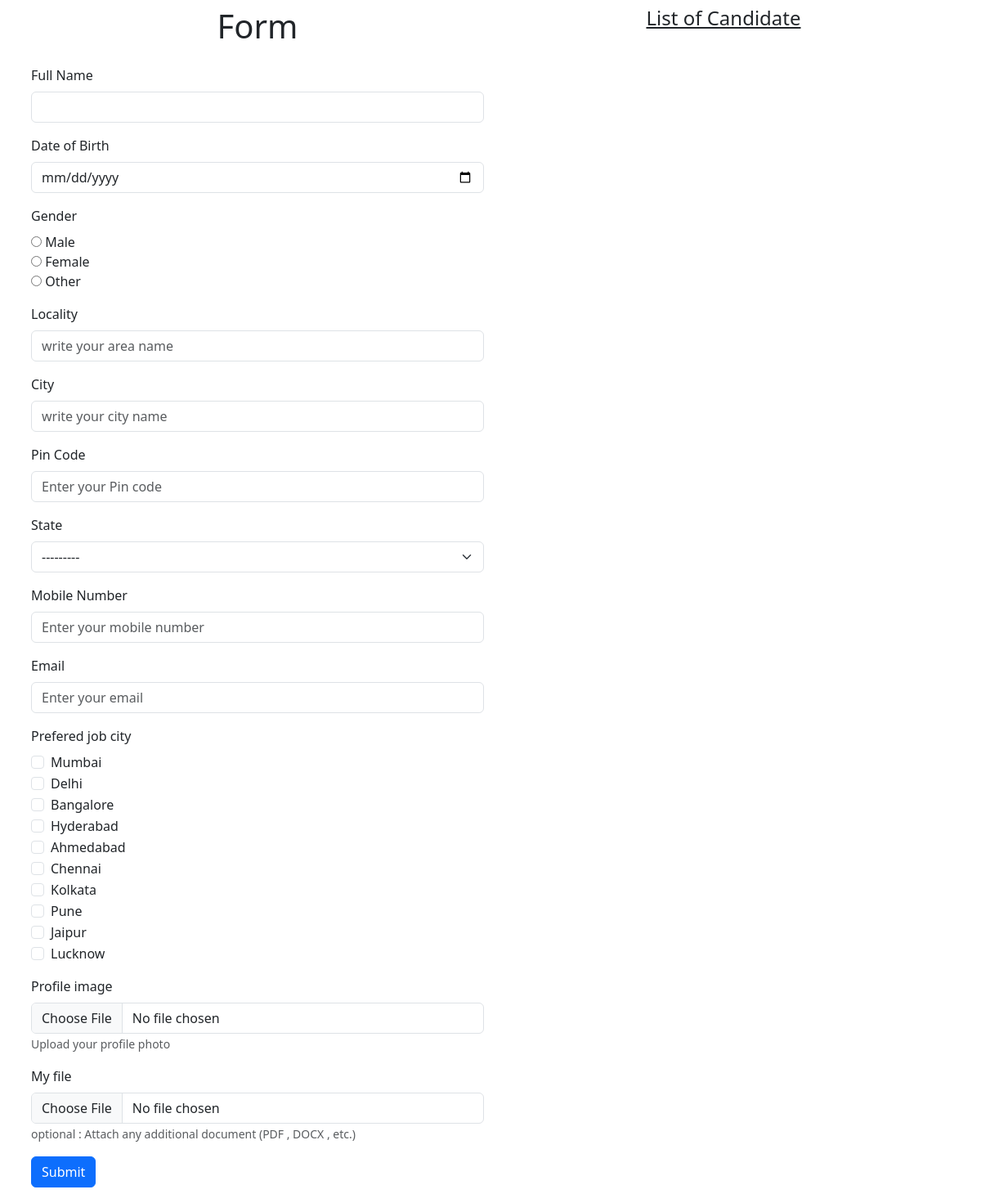
Before: / with the older database file.
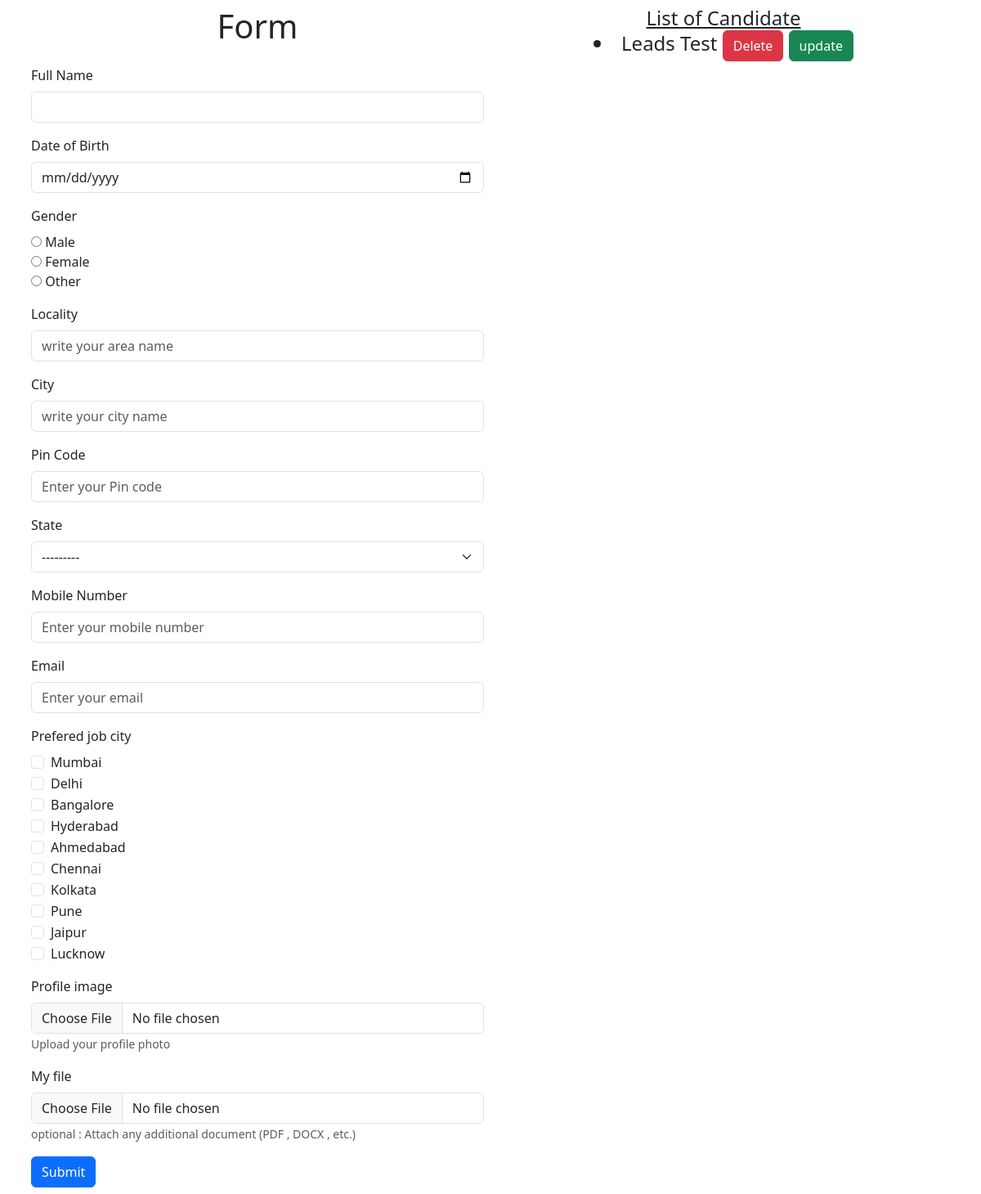
After: the same page with the newer database file.
### student/models.py (models this page shows)
class Profile (models.Model):
    name = models.CharField(max_length=100)
    dob = models.DateField(auto_now=False , auto_now_add=False)
    gender = models.CharField(max_length=1)
    locality = models.CharField(max_length=100)
    city = models.CharField(max_length=100)
    pin = models.PositiveIntegerField(help_text='Enter 6 digit pin code' , validators=[validate_pin_length])
    state = models.CharField(
            max_length=2,
            choices=INDIAN_STATES,
            help_text="Select your state",
        )
    mobile = models.CharField(max_length=10 , help_text='Enter 10 digit mobile number' , validators=[RegexValidator(regex = r'^\d{10}$')] )
    email = models.EmailField()
    job_city = models.CharField(max_length=50)
    profile_image = models.ImageField(upload_to='profileimage', blank=True)
    my_file = models.FileField(upload_to='doc' , blank=True)

### student/views.py (the view)
# urls.py: 2. Add a URL to urlpatterns:  path('', views.home, name='home')
def home(request):
    if request.method == "POST":
        try :
            form = ProfileForms(request.POST, request.FILES)
            if form.is_valid():
                form.save()
                return redirect('home')
        except Exception as e :
            return HttpResponse(f"The Error is encounter {e}")
    else :
        form = ProfileForms()
        data = Profile.objects.all()
        return render(request, 'student/home.html', {'form': form , 'data' : data})

### student/templates/student/home.html (shortened to what this page needs)
{% extends "student/base.html" %}
{% block left-content %}
<h1 class="text-center mb-4">Form</h1>
<form action="" method="post" enctype="multipart/form-data">
  <div class="mb-3">
    <label for="{{ form.name.id_for_label }}" class="form-label">
      {{ form.name.label }}
    </label>
    {{ form.name }}
  </div>
  <div class="mb-3">
    <label for="{{ form.dob.id_for_label }}" class="form-label">
      {{ form.dob.label }}
    </label>
    {{ form.dob }}
  </div>
  <div class="mb-3">
    <label for="{{ form.gender.id_for_label }}" class="form-label">
      {{ form.gender.label }}
    </label>
    {{ form.gender }}
  </div>
  <div class="mb-3">
    <label for="{{ form.locality.id_for_label }}" class="form-label">
      {{ form.locality.label }}
    </label>
    {{ form.locality }}
  </div>
  <div class="mb-3">
    <label for="{{ form.city.id_for_label }}" class="form-label">
      {{ form.city.label }}
    </label>
    {{ form.city }}
  </div>
  <div class="mb-3">
    <label for="{{ form.pin.id_for_label }}" class="form-label">
      {{ form.pin.label }}
    </label>
    {{ form.pin }}
  </div>
  <div class="mb-3">
    <label for="{{ form.state.id_for_label }}" class="form-label">
      {{ form.state.label }}
    </label>
    {{ form.state }}
  </div>
  <div class="mb-3">
    <label for="{{ form.mobile.id_for_label }}" class="form-label">
      {{ form.mobile.label }}
    </label>
    {{ form.mobile }}
  </div>
  <div class="mb-3">
    <label for="{{ form.email.id_for_label }}" class="form-label">
      {{ form.email.label }}
    </label>
    {{ form.email }}
  </div>
  <div class="mb-3">
    <label for="{{ form.job_city.id_for_label }}" class="form-label">
      {{ form.job_city.label }}
    </label>
    <div>
      {% for checkbox in form.job_city %}
        <div class="form-check">
          {{ checkbox.tag }}
          <label class="form-check-label" for="{{ checkbox.id_for_label }}">
            {{ checkbox.choice_label }}
          </label>
        </div>
      {% endfor %}
    </div>
  </div>
  <div class="mb-3">
    <label for="{{ form.profile_image.id_for_label }}" class="form-label">
      {{ form.profile_image.label }}
    </label>
    {{ form.profile_image }}
    {% if form.profile_image.help_text %}
      <small class="text-muted">{{ form.profile_image.help_text }}</small>
    {% endif %}
  </div>
  <div class="mb-3">
    <label for="{{ form.my_file.id_for_label }}" class="form-label">
      {{ form.my_file.label }}
    </label>
    {{ form.my_file }}
    {% if form.my_file.help_text %}
      <small class="text-muted">{{ form.my_file.help_text }}</small>
    {% endif %}
  </div>
  <button type="submit" class="btn btn-primary">Submit</button>
</form>
{% endblock left-content %}
{% block right-content %}
<h4 class="text-center mb-4">
  <u>List of Candidate</u>
  {% for items in data  %}
   <li> {{items.name}}    <a href="{% url "Delete" items.id %}" class="btn btn-danger">Delete</a>
    <a href="{% url "update" items.id %}" class="btn btn-success">update</a>
   </li>
  {% endfor %}
</h4>
{% endblock right-content %}

Changed rows visible on the page:
added Profile: name "Leads Test"
